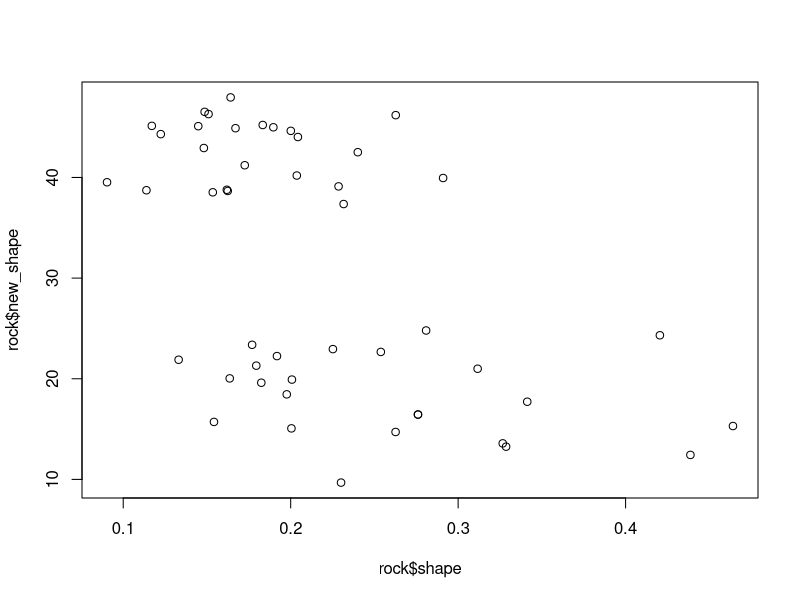

The R source for this figure: (Note: this script raises an error after producing the figure.)

# På inlämningsuppgiften leap_year():

# Hur gör man för att få years till en numerisk vektor?

x<-as.numeric("1993")
print(x)
is.numeric(x)
x<-as.numeric("1993abc")
is.numeric(x)
print(x)


# Övningsuppgifter:

# 2.4 * Extraproblem
rm(list=ls())

data(rock)
dim(rock)

head(rock,4)

new_shape<-rock$peri/sqrt(rock$area)

rock$new_shape<-new_shape

head(rock)

rock$peri[1]/sqrt(rock$area[1])

plot(rock$shape,rock$new_shape)



# 1.2 Indexering av matriser, uppgift 2

# skapa en test matris
a<-rep(c(1,2,3,4,5),10)
b<-1:50
c<-(1:50)^2
d<-log(1:50)
stor_matris <- cbind(a,b,c,d)
dim(stor_matris)
head(stor_matris,10)

# testar metoden
index_mat<-matrix(c(5,2,4,1),2)
index_mat
stor_matris[index_mat]

stor_matris[1:6,]

# a)
index_mat<-rbind(c(4,4),c(5,3),c(2,1))
index_mat
stor_matris[index_mat]


Aa._1<-2

hej_hopp

hejHopp

#-------------------------------------------------------------------------------

# kort om kodstil (mer om det senare kursen)

# använd lämpliga namn på variabler och funktioner
# använd lämplig indentering
# placera "{" och "}" på rätt ställen i koden
# ha lagom med luft i koden
# kommentera koden -> det ska vara lätt att förstå vad som händer


my_func<-function(x){
  # steg 1: ...
  x2<-2^2-10
  
  # steg 2: ..
  x3<-sin(x2)
  
  return(x3)
}


#-------------------------------------------------------------------------------
# öva på funktioner och problemlösning

#-------------------------------------------------------------------------------
# min funktion för medelvärde
#-------------------------------------------------------------------------------

# beräkna medelvärde utan att använda funktionen mean()
# -> vi skriver en egen funktion!



z<-1:5
z
sum(z)

length(z)

z_sum<-sum(z)
n<-length(z)
n
z_sum/n
mean(z)

my_mean<-function(z){
  # summerar vektorn:
  z_sum<-sum(z)
  # antal element i vektorn:
  n<-length(z)
  # beräknar medelvärde:
  z_bar<-z_sum/n
  
  return(z_bar)
}

my_mean(z = 30:100)


